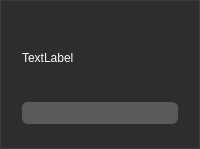
                      <widget class="QGroupBox" name="GroupBox_OptionalParams_Page_3">
                       <property name="styleSheet">
                        <string notr="true">QGroupBox {
	font-size: 15px;
	margin-top: 1.5ex;
	color: rgb(255, 255, 255);
	background-color: rgb(45, 45, 45);
	border-width: 1px;
	border-style: solid;
	border-color: rgb(60, 60, 60);
}
QGroupBox::title {
	left: 9px;
	margin-left: 0px;
	subcontrol-origin: margin;
	subcontrol-position: top left;
	padding: 3px;
}</string>
                       </property>
                       <layout class="QVBoxLayout" name="verticalLayout_31">
                        <property name="spacing">
                         <number>0</number>
                        </property>
                        <property name="leftMargin">
                         <number>0</number>
                        </property>
                        <property name="topMargin">
                         <number>12</number>
                        </property>
                        <property name="rightMargin">
                         <number>0</number>
                        </property>
                        <property name="bottomMargin">
                         <number>12</number>
                        </property>
                        <item>
                         <widget class="QFrame" name="Frame_Tool_VoiceTranscriber_Language">
                          <property name="minimumSize">
                           <size>
                            <width>0</width>
                            <height>123</height>
                           </size>
                          </property>
                          <property name="styleSheet">
                           <string notr="true">QFrame {
	color: rgb(255, 255, 255);
	background-color: rgb(45, 45, 45);
	border-width: 0px;
	border-style: solid;
}
QFrame:hover {
	background-color: rgb(60, 60, 60);
}</string>
                          </property>
                          <layout class="QVBoxLayout" name="verticalLayout_59">
                           <property name="spacing">
                            <number>12</number>
                           </property>
                           <property name="leftMargin">
                            <number>21</number>
                           </property>
                           <property name="topMargin">
                            <number>12</number>
                           </property>
                           <property name="rightMargin">
                            <number>21</number>
                           </property>
                           <property name="bottomMargin">
                            <number>12</number>
                           </property>
                           <item>
                            <widget class="QLabel" name="Label_Tool_VoiceTranscriber_Language">
                             <property name="styleSheet">
                              <string notr="true">QLabel {
	/*text-align: center;*/
	/*color: rgb(255, 255, 255);*/
	background-color: transparent;
	padding: 0px;
	border-width: 0px;
	border-radius: 0px;
	border-style: solid;
}</string>
                             </property>
                             <property name="text">
                              <string>TextLabel</string>
                             </property>
                            </widget>
                           </item>
                           <item>
                            <widget class="QComboBox" name="ComboBox_Tool_VoiceTranscriber_Language">
                             <property name="styleSheet">
                              <string notr="true">QComboBox {
	text-align: left;
	color: rgb(255, 255, 255);
	background-color: rgb(90, 90, 90);
	padding: 1.5px;
	border-width: 1px;
	border-radius: 6px;
	border-style: solid;
	border-color: rgb(90, 90, 90);
}
QComboBox:hover {
	background-color: rgb(120, 120, 120);
}

QComboBox::drop-down {
	subcontrol-origin: padding;
	subcontrol-position: right;
	margin-right: 3px;
	border-width: 0px;
}
QComboBox::down-arrow {
	border-image: url(:/ComboBox_Icon/Sources/DownArrow.png);
}


QComboBox QAbstractItemView {
	background-color: rgb(90, 90, 90);
	padding: 0px;
	border-width: 0px;
	border-radius: 6px;
	border-style: solid;
	border-color: rgb(90, 90, 90);
	outline: 0px;
}

QComboBox QAbstractItemView::item {
	/* height: 30px; */
	background-color: rgb(90, 90, 90);
	padding: 0px;
	border-width: 0px;
	border-radius: 6px;
	border-style: solid;
	border-color: rgb(90, 90, 90);
}
QComboBox QAbstractItemView::item:selected {
	background-color: darkgrey;
}


QComboBox QAbstractScrollArea QScrollBar::vertical {
	width: 9px;
	background-color: rgb(45, 45, 45);
	border-width: 1px;
	border-radius: 6px;
	border-style: solid;
	border-color: transparent;
	margin: 0px;
}
QComboBox QAbstractScrollArea QScrollBar::vertical:hover {
	background-color: rgb(60, 60, 60);
}

QComboBox QAbstractScrollArea QScrollBar::add-line:vertical {
	height: 0px;
	background-color: transparent;
	subcontrol-position: left;
	subcontrol-origin: margin;
	border-width: 0px;
	border-radius: 0px;
	border-style: solid;
}

QComboBox QAbstractScrollArea QScrollBar::sub-line:vertical {
	height: 0px;
	background-color: transparent;
	subcontrol-position: right;
	subcontrol-origin: margin;
	border-width: 0px;
	border-radius: 0px;
	border-style: solid;
}

QComboBox QAbstractScrollArea QScrollBar::add-page:vertical, QComboBox QAbstractScrollArea QScrollBar::sub-page:vertical {
	width: 0px;
	height: 0px;
	background-color: transparent;
}

QComboBox QAbstractScrollArea QScrollBar::handle:vertical {
	background-color: transparent;
	border-width: 0px;
	border-radius: 0px;
	border-style: solid;
}
QComboBox QAbstractScrollArea QScrollBar::handle:vertical:hover {
	background-color: rgb(120, 120, 120);
}


QComboBox QAbstractScrollArea QScrollBar::horizontal {
	height: 9px;
	background-color: rgb(45, 45, 45);
	border-width: 1px;
	border-radius: 6px;
	border-style: solid;
	border-color: transparent;
	margin: 0px;
}
QComboBox QAbstractScrollArea QScrollBar::horizontal:hover {
	background-color: rgb(60, 60, 60);
}

QComboBox QAbstractScrollArea QScrollBar::add-line:horizontal {
	width: 0px;
	background-color: transparent;
	subcontrol-position: left;
	subcontrol-origin: margin;
	border-width: 0px;
	border-radius: 0px;
	border-style: solid;
}

QComboBox QAbstractScrollArea QScrollBar::sub-line:horizontal {
	width: 0px;
	background-color: transparent;
	subcontrol-position: right;
	subcontrol-origin: margin;
	border-width: 0px;
	border-radius: 0px;
	border-style: solid;
}

QComboBox QAbstractScrollArea QScrollBar::add-page:horizontal, QComboBox QAbstractScrollArea QScrollBar::sub-page:horizontal {
	width: 0px;
	height: 0px;
	background-color: transparent;
}

QComboBox QAbstractScrollArea QScrollBar::handle:horizontal {
	background-color: transparent;
	border-width: 0px;
	border-radius: 0px;
	border-style: solid;
}
QComboBox QAbstractScrollArea QScrollBar::handle:horizontal:hover {
	background-color: rgb(120, 120, 120);
}


QToolTip {
	color: white;
	background-color: transparent;
}</string>
                             </property>
                            </widget>
                           </item>
                          </layout>
                         </widget>
                        </item>
                       </layout>
                      </widget>
